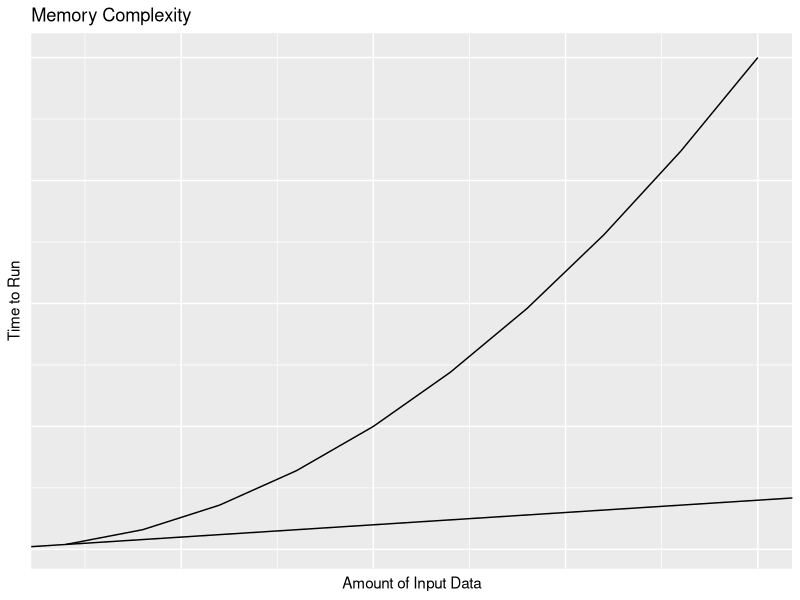

The R script that drew this image:
## ---- chunk 1
knitr::opts_chunk$set(echo = TRUE)
## ---- chunk 2

library(dplyr)
library(tidyverse)
library(ggplot2)
x <- c(1:10)

n <- x
n2 <- c(x^2)

big_o <- data.frame(x, n, n2) 


ggplot(big_o, aes(x, n2)) +
  geom_line() +
  geom_abline(slope = 1, intercept = 0) +
  ggtitle("Memory Complexity") +
  xlab("Amount of Input Data") +
  ylab("Time to Run") +
  theme(axis.text=element_blank(),
        axis.ticks=element_blank())
